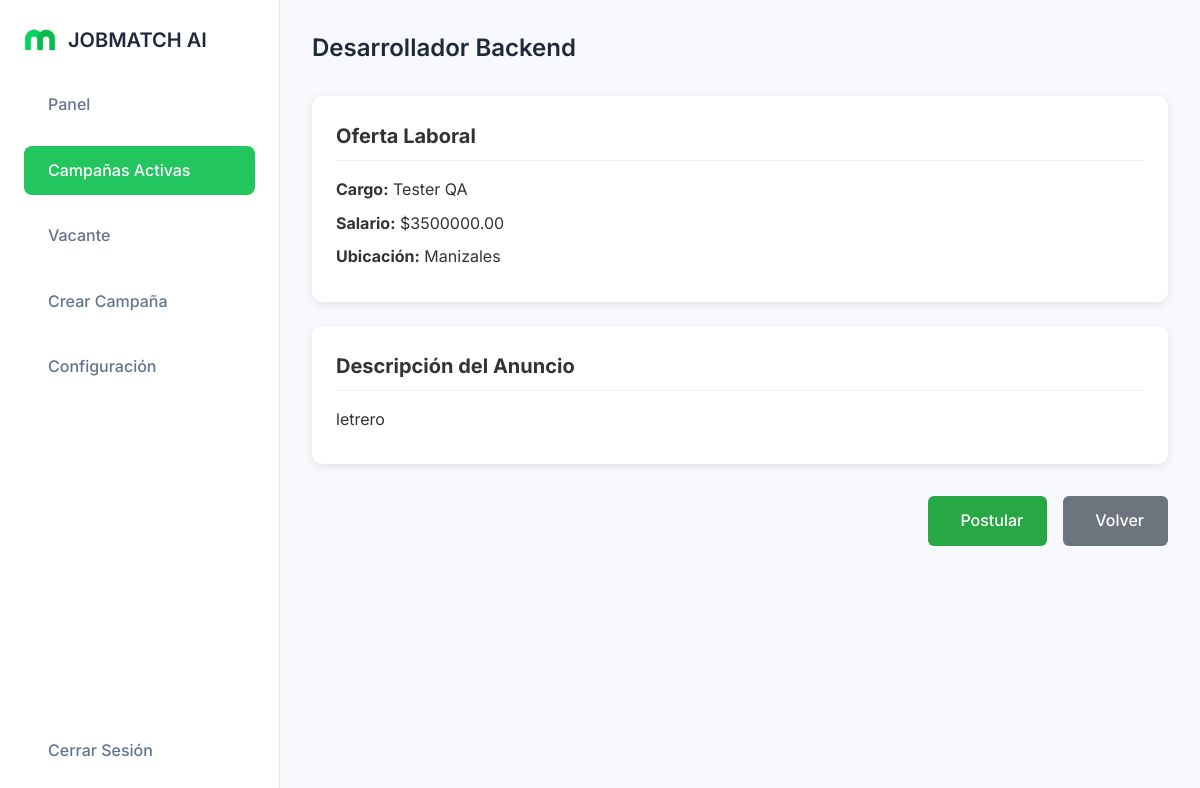
Screenshot of /ver-anuncio/2/ with the database file from the repository.
### dashboard/models.py (models this page shows, shortened)
class Campania(models.Model):
    ESTADOS = (
        ('activa', 'Activa'),
        ('pausada', 'Pausada'),
        ('finalizada', 'Finalizada'),
    )
    OfertaLaboral = models.ForeignKey('OfertaLaboral', on_delete=models.SET_NULL, null=True, blank=True)
    nombre = models.CharField(max_length=200)
    contenido = models.TextField()
    plataformas = models.ManyToManyField(Plataforma)
    presupuesto = models.DecimalField(max_digits=10, decimal_places=2)
    fecha_inicio = models.DateTimeField()
    fecha_creacion = models.DateTimeField(auto_now_add=True)
    estado = models.CharField(max_length=20, choices=ESTADOS, default='activa')
    id_facebook = models.CharField(max_length=100, blank=True)  # ID de la campaña en Meta

class OfertaLaboral(models.Model):
    cargo = models.CharField(max_length=100)
    salario = models.DecimalField(max_digits=10, decimal_places=2)
    ubicacion = models.CharField(max_length=100)
    critica = models.BooleanField(default=False)

### dashboard/views.py (the view)
# urls.py: path('ver-anuncio/<int:campania_id>/', views.vista_anuncio, name='vista_anuncio'),
def vista_anuncio(request, campania_id):
    try:
        campania = Campania.objects.get(id=campania_id)
        oferta = campania.OfertaLaboral
        return render(request, 'vista_anuncio.html', {'campania': campania, 'oferta': oferta})
    except Campania.DoesNotExist:
        return render(request, 'error.html', {'message': 'Campaña no encontrada.'})

### dashboard/templates/vista_anuncio.html (shortened to what this page needs)
{% load static %}
<!DOCTYPE html>
<html lang="es">
<head>
  <link rel="stylesheet" href="https://cdn.jsdelivr.net/npm/@tabler/icons-webfont@2.30.0/tabler-icons.min.css" />
  <link rel="stylesheet" href="{% static 'dashboard/css/styles.css' %}">
</head>
<body>
  <div class="dashboard-container">
    <nav class="sidebar">
      <div class="logo-container">
        <img src="{% static 'images/logo.png' %}" alt="Logo JobMatch AI" class="logo-image" />
        <h1 class="logo-text">JOBMATCH AI</h1>
      </div>
      <ul class="nav-menu">
        <li class="nav-item"><a href="{% url 'dashboard' %}" class="nav-link"> <span class="nav-text">Panel</span></a></li>
        <li class="nav-item active"><a href="{% url 'campania_activas' %}" class="nav-link"> <span class="nav-text">Campañas Activas</span></a></li>
        <li class="nav-item"><a href="{% url 'vacante' %}" class="nav-link"> <span class="nav-text">Vacante</span></a></li>
        <li class="nav-item"><a href="{% url 'create_campaign' %}" class="nav-link"> <span class="nav-text">Crear Campaña</span></a></li>
        <li class="nav-item"><a href="#" class="nav-link"> <span class="nav-text">Configuración</span></a></li>
      </ul>
      <div class="logout-container"><span class="nav-text">Cerrar Sesión</span></div>
    </nav>
    <main class="main-content">
      <header class="main-header">
        <div class="welcome-container">
          <h2 class="welcome-heading">{{ campania.nombre }}</h2>
        </div>
      </header>
      <section class="campaign-form">
        {% if oferta %}
          <div class="card">
            <h3>Oferta Laboral</h3>
            <p><strong>Cargo:</strong> {{ oferta.cargo }}</p>
            <p><strong>Salario:</strong> ${{ oferta.salario }}</p>
            <p><strong>Ubicación:</strong> {{ oferta.ubicacion }}</p>
          </div>
        {% else %}
          <div class="card">
            <h3>Oferta Laboral</h3>
            <p>No hay oferta laboral asociada a esta campaña.</p>
          </div>
        {% endif %}
        <div class="card">
          <h3>Descripción del Anuncio</h3>
          <p>{{ campania.contenido }}</p>
        </div>
        <div class="form-actions">
          <a href="{% url 'postular' campania.id %}" class="btn-primary">
            Postular
          </a>
          <a href="{% url 'campania_activas' %}" class="btn-secondary">
            Volver
          </a>
        </div>
      </section>
    </main>
  </div>
</body>
</html>

### dashboard/static/dashboard/css/styles.css (style rules this page uses)
* { margin: 0; padding: 0; box-sizing: border-box; font-family: "Inter", sans-serif; }
body { background-color: #f8f9fd; color: #333; line-height: 1.6; }
.dashboard-container { display: flex; min-height: 100vh; }
.sidebar { width: 280px; background-color: #ffffff; padding: 1.5rem; display: flex; flex-direction: column; gap: 1.5rem; border-right: 1px solid #e5e7eb; }
.logo-container { display: flex; align-items: center; gap: 0.75rem; }
.logo-image { width: 32px; height: 32px; border-radius: 0.5rem; }
.logo-text { color: #1e293b; font-size: 1.25rem; line-height: 1.75rem; font-weight: 600; }
.nav-menu { display: flex; flex-direction: column; gap: 1rem; }
.nav-item { display: flex; align-items: center; gap: 0.75rem; color: #64748b; padding: 0.75rem; border-radius: 0.5rem; cursor: pointer; transition: all 0.3s ease; }
.nav-item.active { background-color: #22c55e; color: white; }
.nav-text { font-weight: 500; }
.nav-link { display: flex; align-items: center; gap: 0.75rem; color: inherit; text-decoration: none; width: 100%; }
.nav-item.active .nav-link { color: white; }
.logout-container { margin-top: auto; display: flex; align-items: center; gap: 0.75rem; color: #64748b; padding: 0.75rem; cursor: pointer; transition: all 0.3s ease; }
.main-content { flex: 1; padding: 2rem; }
.main-header { display: flex; justify-content: space-between; align-items: center; margin-bottom: 2rem; }
.welcome-container { display: flex; flex-direction: column; gap: 0.5rem; }
.welcome-heading { color: #1e293b; font-size: 1.5rem; line-height: 2rem; font-weight: 600; }
.form-actions { display: flex; gap: 1rem; margin-top: 3rem; justify-content: flex-end; }
.btn-primary { background: #22c55e; color: white; padding: 1rem 2.5rem; border-radius: 8px; font-weight: 600; transition: all 0.2s ease; border: none; cursor: pointer; }
.btn-secondary { background: #ffffff; color: #22c55e; padding: 1rem 2rem; border-radius: 8px; font-weight: 600; transition: all 0.2s ease; border: 2px solid #e5e7eb; }

### dashboard/templates/vista_anuncio.html (style rules this page uses)
.card { background-color: #fff; border-radius: 10px; box-shadow: 0 2px 8px rgba(0,0,0,0.1); padding: 1.5rem; margin-bottom: 1.5rem; }
.card h3 { margin-bottom: 1rem; font-size: 1.25rem; border-bottom: 1px solid #eee; padding-bottom: 0.5rem; }
.card p { margin: 0.5rem 0; }
.form-actions { display: flex; gap: 1rem; margin-top: 2rem; }
.btn-primary { background-color: #28a745; color: white; padding: 0.75rem 1.5rem; border: none; border-radius: 6px; text-decoration: none; display: flex; align-items: center; gap: 0.5rem; font-weight: 500; }
.btn-secondary { background-color: #6c757d; color: white; padding: 0.75rem 1.5rem; border: none; border-radius: 6px; text-decoration: none; display: flex; align-items: center; gap: 0.5rem; font-weight: 500; }

### rows the page displays
Campania: nombre "Desarrollador Backend", contenido "letrero"
OfertaLaboral: cargo "Tester QA", salario "3500000.00", ubicacion "Manizales"
